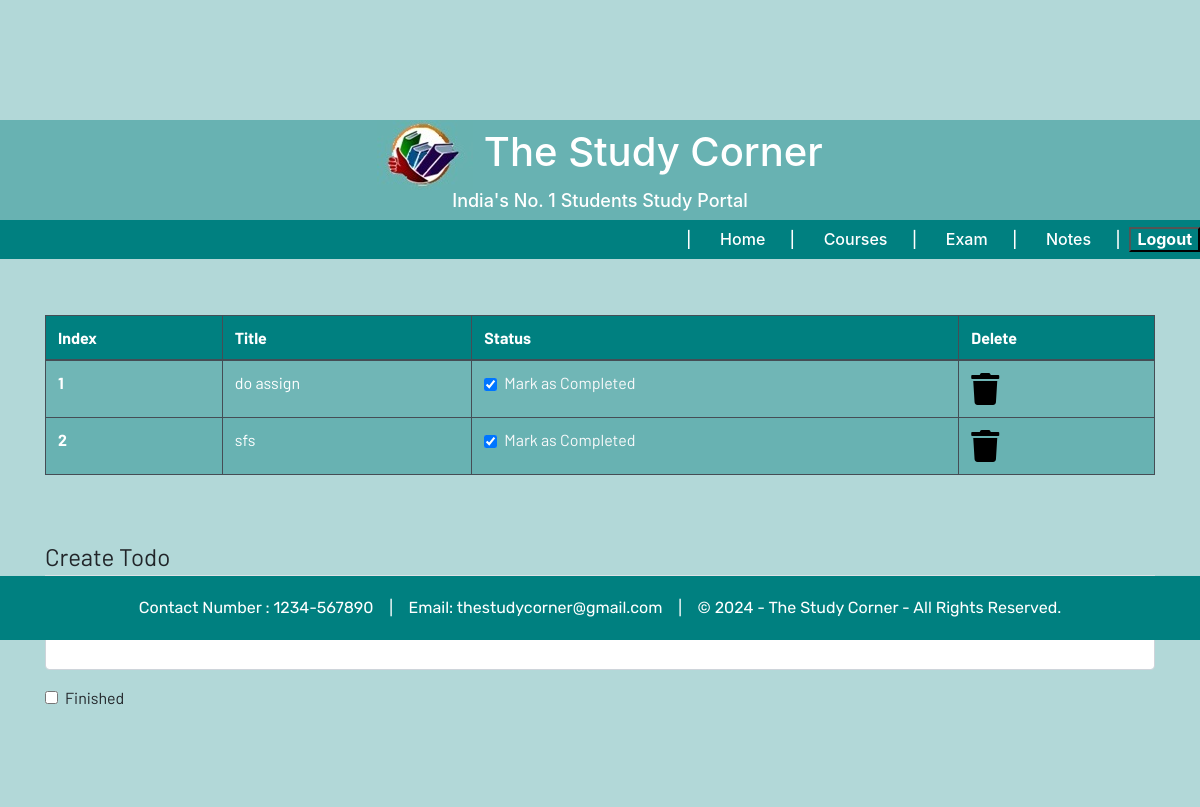
Screenshot of /user/todo (signed in) with the database file from the repository.
### PortalApp/models.py (models this page shows, shortened)
class Todo(models.Model):
    user = models.ForeignKey(User,on_delete=models.CASCADE)
    title = models.CharField(max_length=100)
    finished = models.BooleanField(default=False)
    class Meta:
        verbose_name = 'todos'
        verbose_name_plural = 'todos'

### PortalApp/views.py (the view)
# urls.py: path('todo', views.todo, name='todo'),
@login_required
def todo(request):
    if request.method == 'POST':
        form = TodoForms(request.POST)
        if form.is_valid():
            finished = request.POST.get('finished') == 'on'
            todos = Todo(
                user=request.user,
                title=request.POST['title'],
                finished=finished
            )
            todos.save()
            messages.success(request, f"Todo added from {request.user.username} Successfully !")
            return redirect('todo')
    else:
        form = TodoForms()
    todos = Todo.objects.filter(user = request.user)
    todos_done = not todos
    context = {
        'todos' : todos,
        'todos_done' : todos_done,
        'form' : form,
    }
    return render(request,'todo.html',context=context)

### PortalApp/forms.py
class TodoForms(forms.ModelForm):
    class Meta:
        model = Todo
        fields = ['title','finished']

### templates/todo.html (shortened to what this page needs)
{% extends 'base.html' %}
{% load static %}
{% load crispy_forms_tags %}
{% block content %}
<div class="container">
    {% if not todos_done %}
    <table class="table table-striped table-bordered table-hover table-dark">
        <thead style = "background-color: #008080;">
            <tr>
                <th scope="col">Index</th>
                <th scope="col">Title</th>
                <th scope="col">Status</th>
                <th scope="col">Delete</th>
            </tr>
        </thead>
        <tbody style = "background-color: #68b2b2;">
          {% for todo in todos %}
            <tr>
                <th scope="row">{{ forloop.counter }}</th>
                <td>{{ todo.title }}</td>
                <td>
                    <a href="{% url 'update_todo' todo.id %}">
                        <div class="form-check">
                            <input class="form-check-input" type="checkbox" onclick="location.href='update_todo/{{todo.id}}'" {% if todo.finished %} checked {%endif%}>
                            <label class="form-check-label text-light" for="flexCheckDefault">
                                Mark as Completed
                            </label>
                        </div>
                    </a>
                </td>
                <td><a href="{% url 'delete_todo' todo.id %}"><i class="fa fa-trash fa-2x"></i></a></td>
            </tr>
          {% endfor %}
        </tbody>
    </table>
    {% else %}
    <h4>All tasks have been done!! create to add more</h4>
   {% endif %}
</div><br><br>
<div class="container">
    <form method="POST">
        <fieldset class="form-group">
            <legend class="border-bottom mb-4">Create Todo</legend>
            {{ form | crispy }}
        </fieldset>
        <div class="form-group">
            <button href="" class="btn btn-outline-info" type="submit">
            </button>
        </div>
    </form>
</div>
{% endblock content %}

### static/css/main.css (style rules this page uses)
html { scroll-behavior: smooth; height: 100%; width: 100%; }
a { text-decoration: none !important; color: black; }
html, body { max-width: 100%; overflow-x: hidden; height: 100%; width: 100%; padding-top: 60px; padding-bottom: 80px; overflow-y: scroll; }
body { background-color: #b2d8d8; overflow-x: auto; background-repeat: no-repeat; }
.fa { color: black; }

### rows the page displays
Todo: title "do assign", finished "☑"
Todo: title "sfs", finished "☑"
